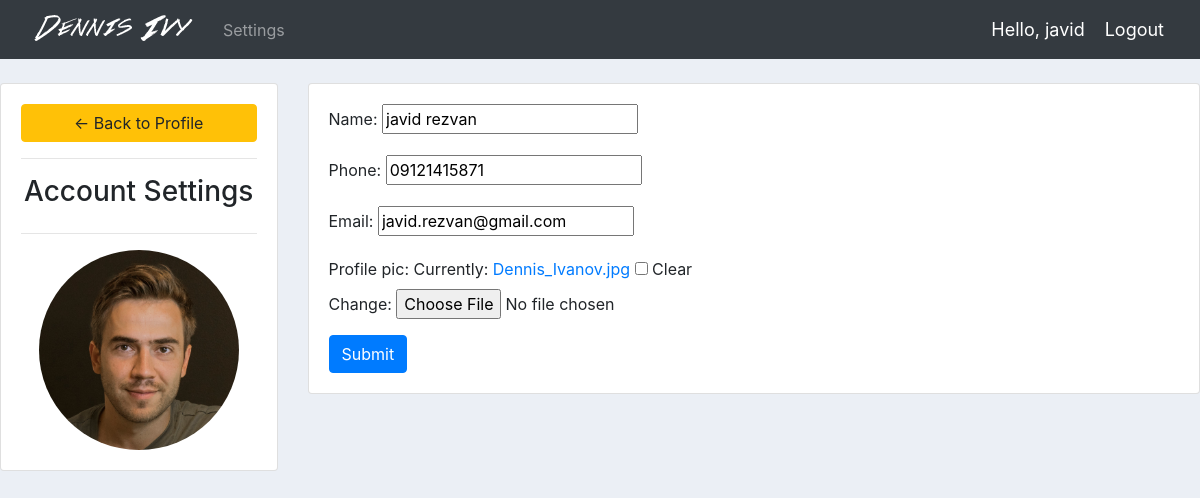
Page /account/ (signed in) on the committed database.
### accounts/models.py (models this page shows, shortened)
class Customer(models.Model):
    user=models.OneToOneField(User,null=True,blank=True,on_delete=models.CASCADE)
    name=models.CharField(max_length=200,null=True)
    phone=models.CharField(max_length=200,null=True)
    email=models.CharField(max_length=200,null=True)
    profile_pic=models.ImageField(null=True,blank=True,default='profile1.png')
    date_created=models.DateTimeField(auto_now_add=True,null=True)

### accounts/views.py (the view)
# urls.py: path('account/', views.accountSettings, name="account"),
def accountSettings(request):
    customer=request.user.customer
    form=CustomerForm(instance=customer)
    if request.method == 'POST':
        form=CustomerForm(request.POST,request.FILES,instance=customer)
        if form.is_valid():
            form.save()
            return redirect('home')
    context={'form':form}
    return render(request,'accounts/account_settings.html',context)

### accounts/forms.py
class CustomerForm(ModelForm):
    class Meta:
        model=Customer
        fields='__all__'
        exclude=['user']

### Requirements/CMS-DennisIvy-master/accounts/templates/accounts/account_settings.html (shortened to what this page needs)
{%  extends 'accounts/main.html' %}
{% load static %}
{% block content %}
<br>
<div class="row">
    <div class="col-md-3">
        <div class="card card-body">
            <a class="btn btn-warning" href="{% url 'home' %}"> &#8592; Back to Profile</a>
            <hr>
            <h3 style="text-align: center">Account Settings</h3>
            <hr>
            <img class="profile-pic" src="{{request.user.customer.profile_pic.url}}">
        </div>
    </div>
    <div class="col-md-9">
        <div class="card card-body">
            <form method="POST" action="" enctype="multipart/form-data">
                {{form.as_p}}
                <input class="btn btn-primary" type="submit" name="Update Information">
            </form>
        </div>
    </div>
</div>
{% endblock %}

### Requirements/CMS-DennisIvy-master/accounts/templates/accounts/navbar.html (shortened to what this page needs)
{% load static %}
<nav class="navbar navbar-expand-lg navbar-dark bg-dark">
	<img src="{% static 'images/logo.png' %}">
	<div class="collapse navbar-collapse" id="navbarNav">
		<ul class="navbar-nav">
			{% if request.user.is_staff %}
			<li class="nav-item active">
				<a class="nav-link" href="{% url 'home' %}">Dashboard</a>
			</li>
			<li class="nav-item">
				<a class="nav-link" href="{% url 'products' %}">Products</a>
			</li>
			{% else %}
			<li class="nav-item">
				<a class="nav-link" href="{% url 'account' %}">Settings</a>
			</li>
			{% endif %}
		</ul>
	</div>
	<span class="hello-msg">Hello, {{request.user}}</span>
	<span><a class="hello-msg" href="{% url 'logout' %}">Logout</a></span>
</nav>

### static/css/main.css (style rules this page uses)
body { background-color: #ebeff5; }

### Requirements/CMS-DennisIvy-master/accounts/templates/accounts/navbar.html (style rules this page uses)
.hello-msg { font-size: 18px; color: #fff; margin-right: 20px; }

### Requirements/CMS-DennisIvy-master/accounts/templates/accounts/account_settings.html (style rules this page uses)
.profile-pic { max-width: 200px; max-height: 200px; margin: 0 auto; border-radius: 50%; }

### rows in the picture
Customer: name "javid rezvan", phone "09121415871", email "javid.rezvan@gmail.com"

### other values in the picture
{{ request.user }} "javid"
